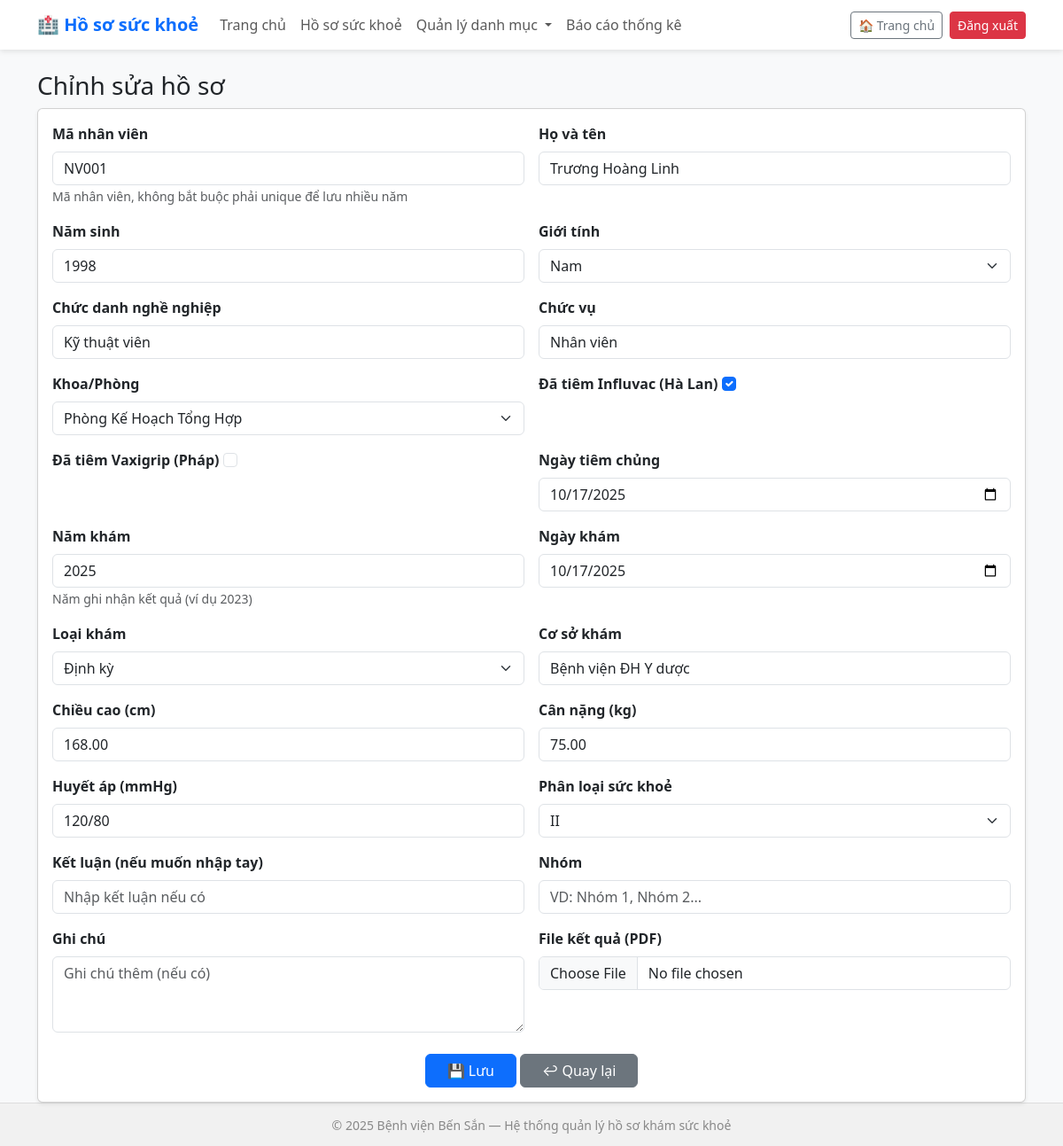
Before: /1/edit/ with the older database file.
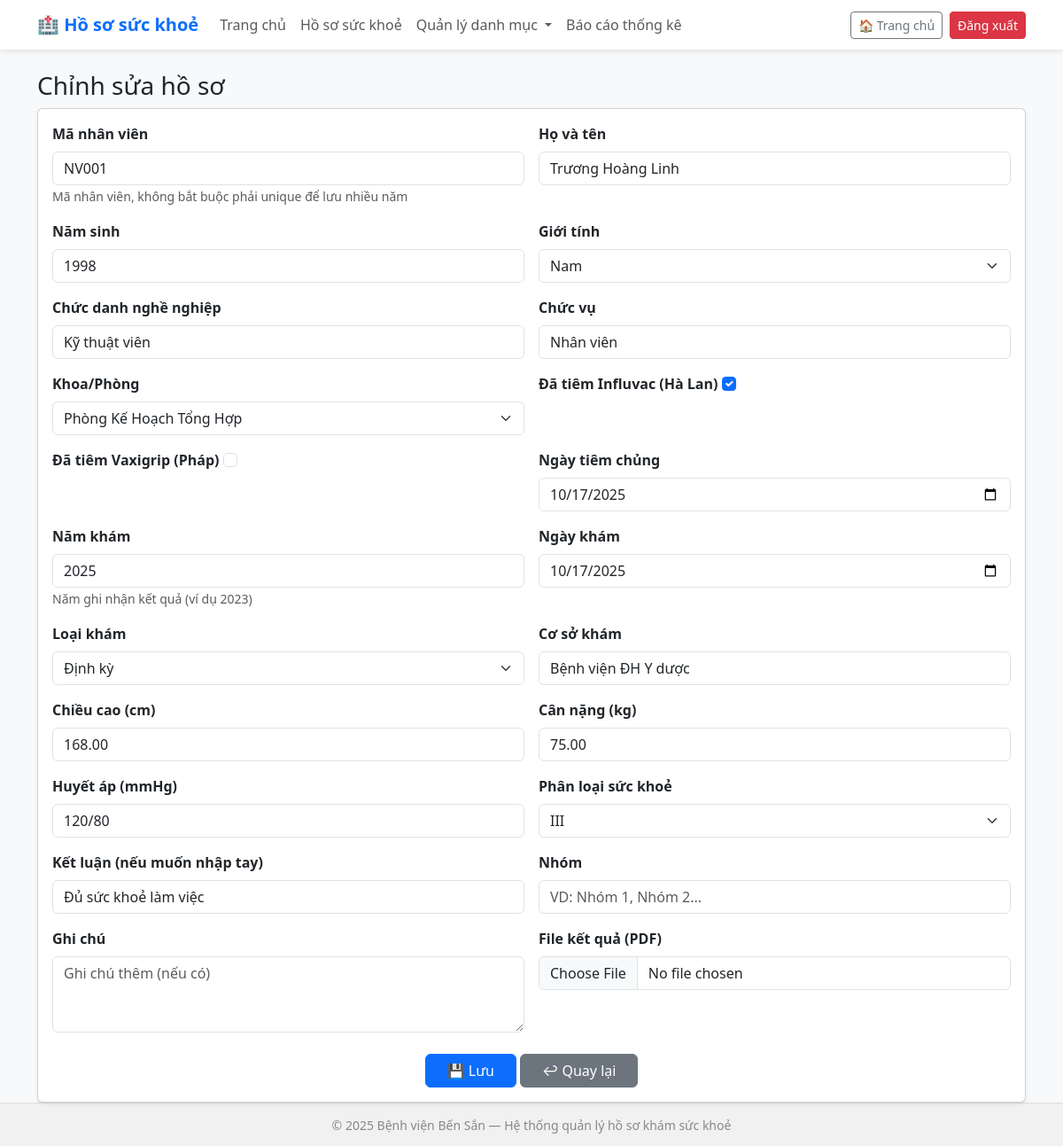
After: the same page with the newer database file.
### health_records/models.py (models this page shows, shortened)
class HealthRecord(models.Model):
    ma_nv = models.CharField(max_length=50, verbose_name="Mã NV", null=True, blank=True, help_text="Mã nhân viên, không bắt buộc phải unique để lưu nhiều năm")
    full_name = models.CharField(max_length=200, verbose_name="Họ và tên")
    birth_year = models.PositiveIntegerField(blank=True, null=True, verbose_name="Năm sinh")
    GENDER_CHOICES = [('Nam', 'Nam'), ('Nữ', 'Nữ')]
    gender = models.CharField(max_length=10, choices=GENDER_CHOICES, blank=True, null=True, verbose_name="Giới tính")
    job_title = models.CharField(max_length=200, blank=True, null=True, verbose_name="Chức danh nghề nghiệp")
    position = models.CharField(max_length=200, blank=True, null=True, verbose_name="Chức vụ")
    department = models.ForeignKey(Department, on_delete=models.SET_NULL, null=True, blank=True, verbose_name="Khoa/Phòng")
    vaccinated_influvac = models.BooleanField(default=False, verbose_name="Influvac tetra 0.5ml/ Hà Lan")
    vaccinated_vaxigrip = models.BooleanField(default=False, verbose_name="Vaxigrip tetra 0.5ml/ Pháp")
    vaccination_date = models.DateField(blank=True, null=True, verbose_name="Ngày tiêm")
    year = models.PositiveIntegerField(verbose_name="Năm khám", help_text="Năm ghi nhận kết quả (ví dụ 2023)")
    exam_date = models.DateField(blank=True, null=True, verbose_name="Ngày khám")
    exam_type = models.ForeignKey(ExamType, on_delete=models.SET_NULL, null=True, blank=True, verbose_name="Loại khám")
    clinic_name = models.CharField(max_length=255, blank=True, null=True, verbose_name="Cơ sở khám")
    height_cm = models.DecimalField("Chiều cao (cm)", max_digits=6, decimal_places=2, blank=True, null=True)
    weight_kg = models.DecimalField("Cân nặng (kg)", max_digits=6, decimal_places=2, blank=True, null=True)
    blood_pressure = models.CharField("Huyết áp (mmHg)", max_length=50, blank=True, null=True)
    health_classification = models.ForeignKey(HealthClassification, on_delete=models.SET_NULL, null=True, blank=True, verbose_name="Phân loại sức khỏe")
    conclusion_text = models.CharField(max_length=255, blank=True, null=True, verbose_name="Kết luận (ghi tay, nếu có)")
    result_file = models.FileField(upload_to="health_results/", blank=True, null=True, verbose_name="File kết quả (PDF)")
    group = models.CharField(max_length=50, blank=True, null=True, verbose_name="Nhóm")
    note = models.TextField(blank=True, null=True, verbose_name="Ghi chú")
    created_at = models.DateTimeField(auto_now_add=True, verbose_name="Tạo lúc")
    updated_at = models.DateTimeField(auto_now=True, verbose_name="Cập nhật lúc")
    class Meta:
        verbose_name = "Hồ sơ khám sức khoẻ"
        verbose_name_plural = "Hồ sơ khám sức khoẻ"
        ordering = ['-year', 'full_name']

### health_records/views.py (the view)
# urls.py: path('<int:pk>/edit/', views.healthrecord_edit, name='healthrecord_edit'),
def healthrecord_edit(request, pk):
    record = get_object_or_404(HealthRecord, pk=pk)
    if request.method == 'POST':
        form = HealthRecordForm(request.POST, request.FILES, instance=record)
        if form.is_valid():
            form.save()
            messages.success(request, "Cập nhật hồ sơ thành công.")
            return redirect('healthrecord_list')
    else:
        form = HealthRecordForm(instance=record)
    return render(request, 'health_records/healthrecord_form.html', {'form': form, 'title': 'Chỉnh sửa hồ sơ'})

### health_records/models.py (called while the page is built)
    def __str__(self):
        return self.name

    def __str__(self):
        return self.name

    def __str__(self):
        return self.name

### health_records/templates/health_records/healthrecord_form.html (shortened to what this page needs)
{% extends 'health_records/base.html' %}
{% block content %}
<h3>{{ title }}</h3>
<div class="card shadow-sm">
  <div class="card-body">
    <form method="post" enctype="multipart/form-data" class="needs-validation">
      <div class="row g-3">
        {% for field in form %}
        <div class="col-md-6">
          <label class="form-label fw-semibold">{{ field.label }}</label>
          {{ field }}
          {% if field.help_text %}
            <small class="form-text text-muted">{{ field.help_text }}</small>
          {% endif %}
        </div>
        {% endfor %}
      </div>
      <div class="mt-4 text-center">
        <button type="submit" class="btn btn-primary px-4">💾 Lưu</button>
        <a href="{% url 'healthrecord_list' %}" class="btn btn-secondary px-4">↩ Quay lại</a>
      </div>
    </form>
  </div>
</div>
{% endblock %}

Changed rows visible on the page:
changed HealthRecord "NV001": health_classification "II" → "III"; conclusion_text (not shown) → "Đủ sức khoẻ làm việc"
